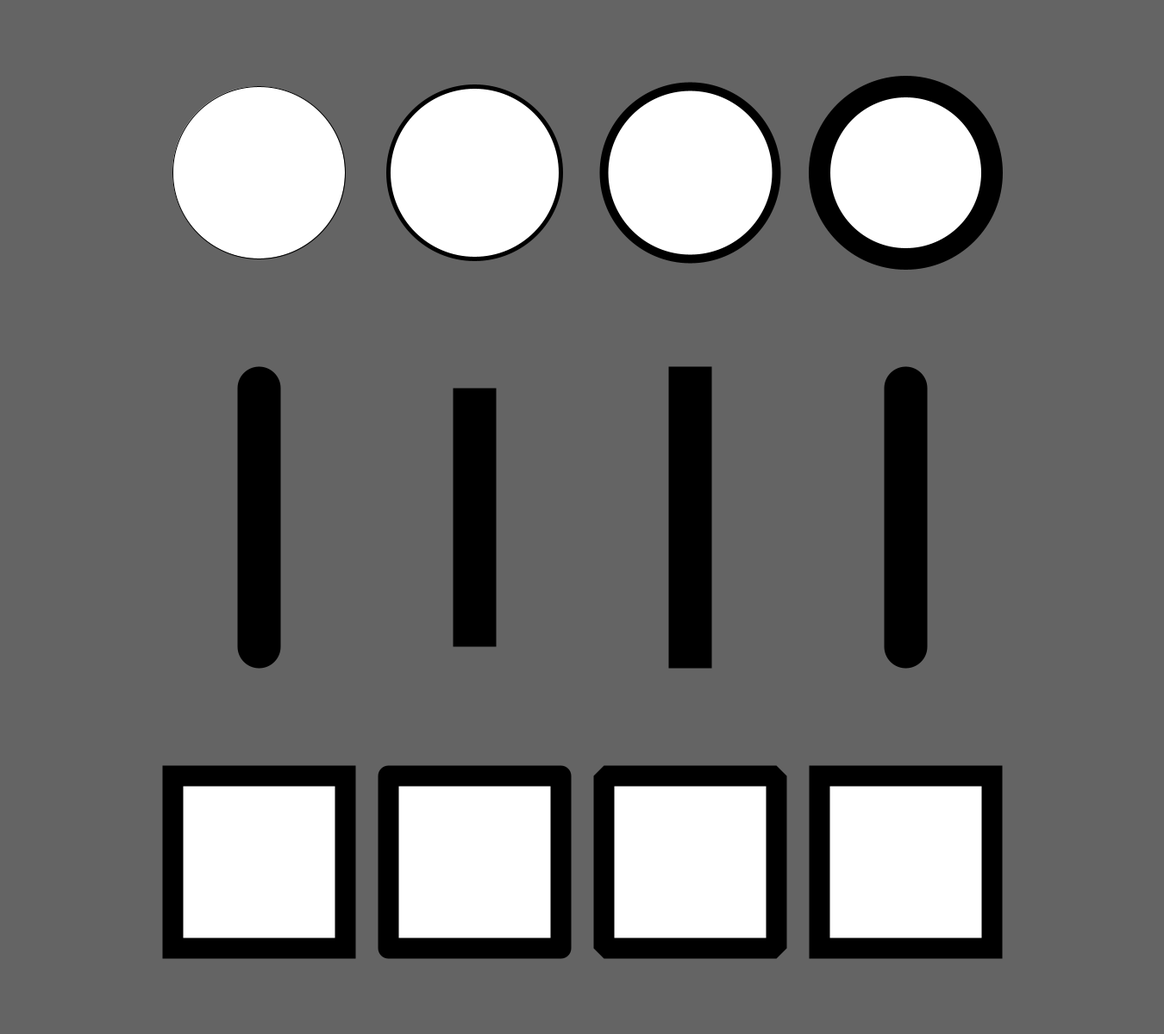
Frame 1 (no input)
Frame 60 (the mouse pressed at the canvas centre just before this capture): identical to frame 1, image omitted
Frame 120 (the mouse held since frame 60 and released just before this capture): identical to frame 1, image omitted

The Processing sketch that drew this single still picture (run headless with seeded random() and noise(); from frame 60 on, the mouse is pressed at the canvas centre):

// Processing sketch: Drawing_Stroke
// ── Drawing_Stroke.pde
//Drawing_Stroke.pde
//Author: Alexandros Lotsos
/*Summary: The purpose of this sketch is to introduce you to the different stroke settings that processing offers.*/

void setup(){
  //set canvas size and background color
  size(1350, 1200);
  background(100);
  
  /*The strokeWeight function allows you to set the stroke weight in pixels. The default stroke weight is 1 pixel and noStroke() will make the stroke transparent.*/
  ellipse(300, 200, 200, 200);
  strokeWeight(5);
  ellipse(550, 200, 200, 200);
  strokeWeight(10);
  ellipse(800, 200, 200, 200);
  strokeWeight(25);
  ellipse(1050, 200, 200, 200);
  
  /*Using the strokeCap function you can change how lines are drawn at their endpoints. By default they are drawn in a rounded manner.*/
  stroke(0); //set the stroke color back to black
  strokeWeight(50); //set weight to something noticable for the example
  line(300, 450, 300, 750);
  strokeCap(SQUARE);
  line(550, 450, 550, 750);
  strokeCap(PROJECT);
  line(800, 450, 800, 750);
  strokeCap(ROUND);
  line(1050, 450, 1050, 750);
  
  /*The strokeJoin function changes the way lines are joined together (i.e. how corners of shapes look). By default they have pointed corners.*/
  strokeWeight(24);
  rectMode(CENTER); //set rectMode to center for easy positioning
  rect(300, 1000, 200, 200);
  strokeJoin(ROUND);
  rect(550, 1000, 200, 200);
  strokeJoin(BEVEL);
  rect(800, 1000, 200, 200);
  strokeJoin(MITER);
  rect(1050, 1000, 200, 200);
  
  
}

void draw(){
}
